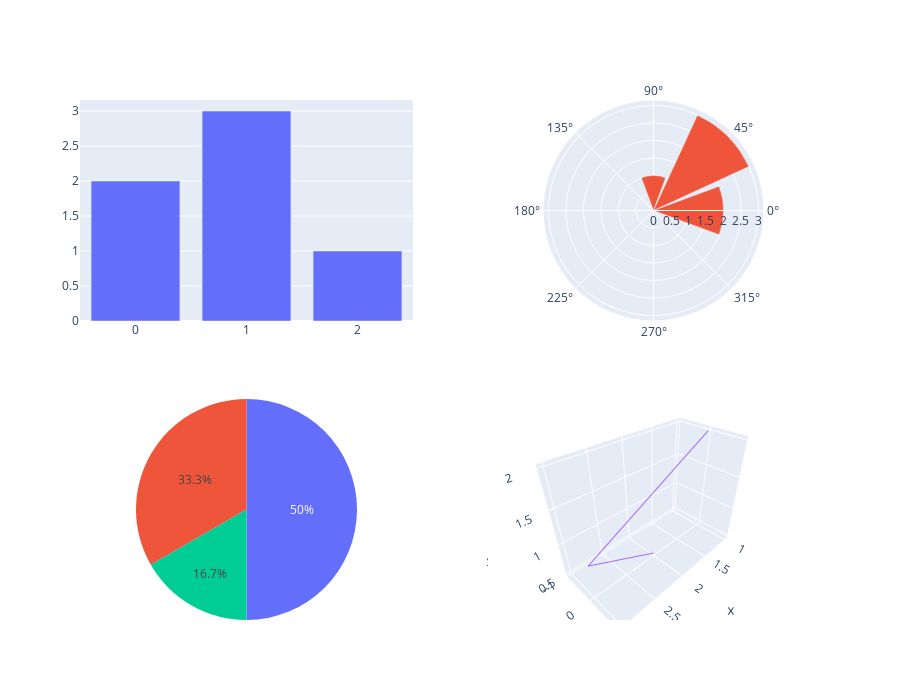

Write notebook code for a chart like this one.
### Code cell
from plotly.subplots import make_subplots
import plotly.graph_objects as go

fig = make_subplots(
    rows=2, cols=2,
    specs=[[{"type": "bar"}, {"type": "barpolar"}],
           [{"type": "pie"}, {"type": "scatter3d"}]],
)

fig.add_trace(go.Bar(y=[2, 3, 1]),
              row=1, col=1)

fig.add_trace(go.Barpolar(theta=[0, 45, 90], r=[2, 3, 1]),
              row=1, col=2)

fig.add_trace(go.Pie(values=[2, 3, 1]),
              row=2, col=1)

fig.add_trace(go.Scatter3d(x=[2, 3, 1], y=[0, 0, 0],
                           z=[0.5, 1, 2], mode="lines"),
              row=2, col=2)

fig.update_layout(height=700, showlegend=False)

fig.show()

### Figure 1 — Plotly figure (JSON) as saved in the notebook; plotly's stock layout.template omitted (floating-point values rounded to 4 significant figures)
{"data": [{"type": "bar", "xaxis": "x", "y": [2, 3, 1], "yaxis": "y"}, {"r": [2, 3, 1], "subplot": "polar", "theta": [0, 45, 90], "type": "barpolar"}, {"domain": {"x": [0, 0.45], "y": [0, 0.425]}, "type": "pie", "values": [2, 3, 1]}, {"mode": "lines", "scene": "scene", "type": "scatter3d", "x": [2, 3, 1], "y": [0, 0, 0], "z": [0.5, 1, 2]}], "layout": {"height": 700, "polar": {"domain": {"x": [0.55, 1], "y": [0.575, 1]}}, "scene": {"domain": {"x": [0.55, 1], "y": [0, 0.425]}}, "showlegend": false, "xaxis": {"anchor": "y", "domain": [0, 0.45]}, "yaxis": {"anchor": "x", "domain": [0.575, 1]}}}
